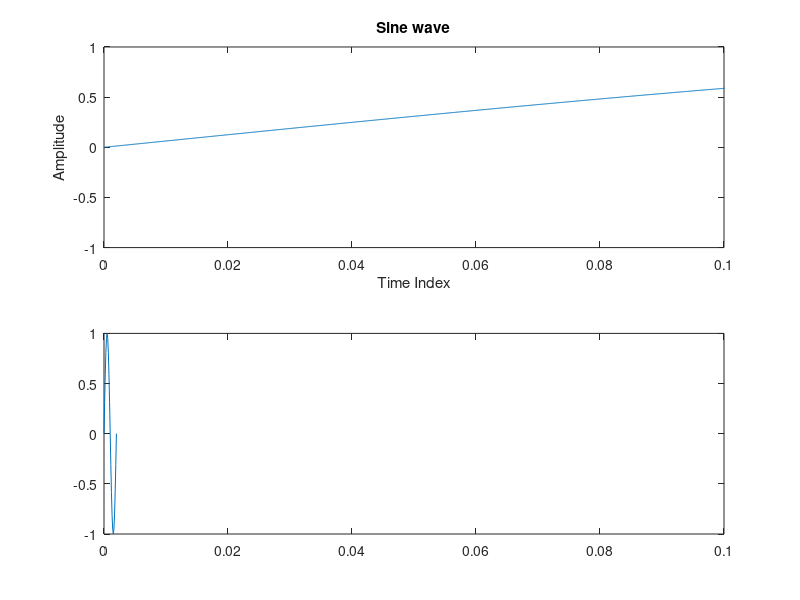

Write the MATLAB code that produced this figure.
%% Original sine wave calculated for some frequency and amplitude as the mother sine wave as a look up table
f= 1; %% original frequency is 1 Hz, and therefore the lowest frequency which can be reached.
t=0:.0001:1; % resolution in time of 10.000 samples. 
sine_table=sin(2*pi*f*t);
subplot(211);
plot(t,sine_table);
xlim([0 0.1]);
ylabel ('Amplitude');
xlabel ('Time Index');
title ('Sine wave');

%% Linear interpolation
f_new = 500; %% new frequency
% reduce the number of points by factor f_new
sine_table_new= sine_table(1:f_new:end); 
t_new = t(1:1:length(sine_table_new));
subplot(212);
plot(t_new,sine_table_new);
xlim([0 0.1]);
%   y0 = sine_table[];
%   x0 = sine_table[];
%   y1 = sine_table[];
%   x1 = sine_table[];
%   x = 
%   y = y0+(y1-y0)*((x-x0)/(x1-x0));